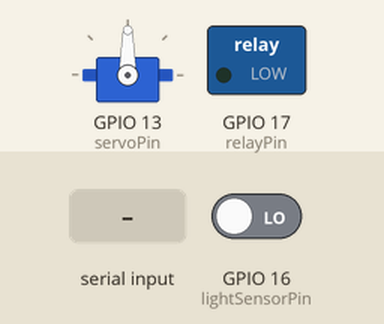
Bench run of a sketch on a simulated ESP32. Parts: servo, switched loads named in the sketch (green lamp = pin HIGH). The inputs (shaded band) are chosen by the test bench; at power-on: GPIO 16 (lightSensorPin) LOW. WiFi joins after 1.5 s; servers stay silent unless stated; uploads are accepted with an empty reply; no MQTT or app messages arrive unless stated; what the sketch prints to the serial monitor is not drawn.

Above: at 6.7 s.
6.8 s: "0\n" received over Serial
At 7.8 s:
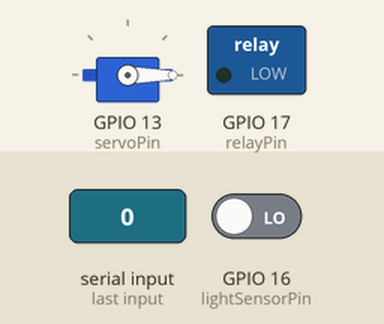
9.0 s: "2\n" received over Serial
At 10.8 s:
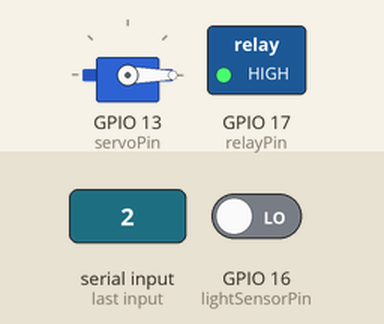
13.3 s: "1\n" received over Serial
At 15.1 s:
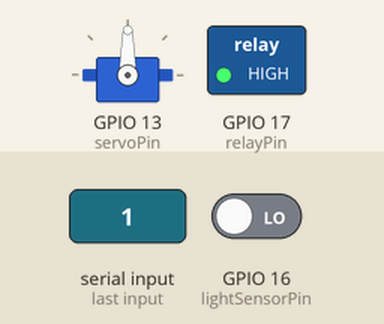
Timing chart, 0 to 16.3 s (numbered marks = the images above; inputs shaded):
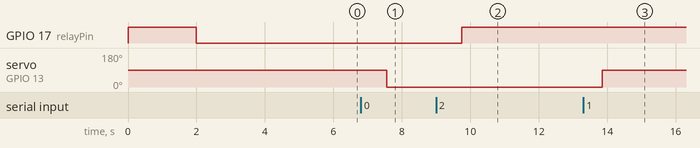

Measured:
- after the input at 6.8 s, servo on GPIO 13 (servoPin): 90° → 0° after 0.75 s
- after the input at 9.0 s, GPIO 17 (relayPin): LOW → HIGH after 0.76 s
- after the input at 13.3 s, servo on GPIO 13 (servoPin): 0° → 90° after 0.56 s

The sketch:

ESP32_side.ino
```cpp
#include <pgmspace.h>
#include "secret.h"
#include <WiFiClientSecure.h>
#include <PubSubClient.h>
#include <ArduinoJson.h>
#include <WiFi.h>
#include <ESP32Servo.h>
#include <HTTPClient.h>

#define AWS_IOT_PUBLISH_TOPIC   "esp32/pub"
#define AWS_IOT_SUBSCRIBE_TOPIC "esp32/sub"

Servo myservo;
int servoPin = 13;
int relayPin = 17;
int lightSensorPin = 16;

const char* lambdaEndpoint = "https://ygtr269b54.execute-api.eu-north-1.amazonaws.com/test/alert";

bool messageSent = false;

WiFiClientSecure net = WiFiClientSecure();
PubSubClient client(net);

void connectAWS() {
  WiFi.mode(WIFI_STA);
  WiFi.begin(WIFI_SSID, WIFI_PASSWORD);

  Serial.println("Connecting to Wi-Fi");

  while (WiFi.status() != WL_CONNECTED) {
    delay(500);
    Serial.print(".");
  }

  // Configure WiFiClientSecure to use the AWS IoT device credentials
  net.setCACert(AWS_CERT_CA);
  net.setCertificate(AWS_CERT_CRT);
  net.setPrivateKey(AWS_CERT_PRIVATE);

  // Connect to the MQTT broker on the AWS endpoint we defined earlier
  client.setServer(AWS_IOT_ENDPOINT, 8883);

  // Create a message handler
  client.setCallback(messageHandler);

  Serial.println("Connecting to AWS IOT");

  while (!client.connect(THINGNAME)) {
    Serial.print(".");
    delay(100);
  }

  if (!client.connected()) {
    Serial.println("AWS IoT Timeout!");
    return;
  }

  // Subscribe to a topic
  client.subscribe(AWS_IOT_SUBSCRIBE_TOPIC);

  Serial.println("AWS IoT Connected!");
}

void publishMessage(const char* message) {
  StaticJsonDocument<200> doc;
  doc["message"] = message;
  char jsonBuffer[512];
  serializeJson(doc, jsonBuffer); // print to client

  client.publish(AWS_IOT_PUBLISH_TOPIC, jsonBuffer);
}

void handleCommand(const char* command, bool fromSerial) {
  if (strcmp(command, "0") == 0) {
    Serial.println("Closing servo");
    myservo.write(0); // Close the servo
    publishMessage("Servo Closed");
    if (fromSerial) {

      sendLambda("Someone closed the door!");
    }
  } else if (strcmp(command, "1") == 0) {
    Serial.println("Opening servo");
    myservo.write(90); // Open the servo
    publishMessage("Servo Opened");
    if (fromSerial) {

      sendLambda("Someone opened the door!");
    }
  } else if (strcmp(command, "2") == 0) {
    Serial.println("Turning lamp on");
    digitalWrite(relayPin, HIGH); // Turn on the relay (and the lamp)
    delay(100); // Small delay to allow the light sensor to detect the light
    if (fromSerial && digitalRead(lightSensorPin) == HIGH) {

      sendLambda("Someone turned on the light!");
    }
    publishMessage("Lamp On");
  } else if (strcmp(command, "3") == 0) {
    Serial.println("Turning lamp off");
    digitalWrite(relayPin, LOW); // Turn off the relay (and the lamp)
    delay(100); // Small delay to allow the light sensor to detect the light
    if (fromSerial && digitalRead(lightSensorPin) == LOW) {

      sendLambda("Someone turned off the light!");
    }
    publishMessage("Lamp Off");
  } else {
    Serial.println("Invalid message received");
  }
}

void messageHandler(char* topic, byte* payload, unsigned int length) {
  Serial.print("Incoming: ");
  Serial.println(topic);

  StaticJsonDocument<200> doc;
  deserializeJson(doc, payload);
  const char* message = doc["message"];
  Serial.print("Message: ");
  Serial.println(message);

  handleCommand(message, false); // Handle command from MQTT
}

void setup() {
  Serial.begin(115200);
  myservo.attach(servoPin); // attaches the servo on the specified pin to the servo object
  pinMode(relayPin, OUTPUT); // Set relay pin as an output
  digitalWrite(relayPin, LOW); // Initialize the relay to be off

  // Initialize the light sensor pin
  pinMode(lightSensorPin, INPUT);

  // Test the relay
  digitalWrite(relayPin, HIGH); // Turn on the relay (and the lamp)
  delay(2000); // Wait 2 seconds
  digitalWrite(relayPin, LOW); // Turn off the relay (and the lamp)
  delay(2000); // Wait 2 seconds

  connectAWS();
}

void loop() {
  client.loop();

  // Check if data is available on the Serial port
  if (Serial.available() > 0) {
    String command = Serial.readStringUntil('\n'); // Read the command from the Serial input
    command.trim(); // Remove any leading/trailing whitespace
    handleCommand(command.c_str(), true); // Handle command from Serial
  }

  delay(1000);
}

void sendLambda(const char* message) {
  HTTPClient http;

  http.begin(lambdaEndpoint);

  // Set headers
  http.addHeader("Content-Type", "application/json");

  // Create JSON payload
  StaticJsonDocument<200> doc;
  doc["message"] = message;
  char jsonBuffer[512];
  serializeJson(doc, jsonBuffer);

  // Send POST request
  int httpResponseCode = http.POST(jsonBuffer);

  if (httpResponseCode > 0) {

    Serial.println("Message sent successfully");
    messageSent = true; // Set flag to true indicating message has been sent
  } else {
    Serial.print("Error code: ");
    Serial.println(httpResponseCode);
  }

  http.end();
}
```

secret.h
```cpp
#include <pgmspace.h>

#define SECRET
#define THINGNAME "ESP32"

const char WIFI_SSID[] = "DD";
const char WIFI_PASSWORD[] = "12345678";
const char AWS_IOT_ENDPOINT[] = "a2yr81199j4xbf-ats.iot.eu-north-1.amazonaws.com";

// Amazon Root CA 1
static const char AWS_CERT_CA[] PROGMEM = R"EOF(
-----BEGIN CERTIFICATE-----
MIIDQTCCAimgAwIBAgITBmyfz5m/jAo54vB4ikPmljZbyjANBgkqhkiG9w0BAQsF
ADA5MQswCQYDVQQGEwJVUzEPMA0GA1UEChMGQW1hem9uMRkwFwYDVQQDExBBbWF6
b24gUm9vdCBDQSAxMB4XDTE1MDUyNjAwMDAwMFoXDTM4MDExNzAwMDAwMFowOTEL
MAkGA1UEBhMCVVMxDzANBgNVBAoTBkFtYXpvbjEZMBcGA1UEAxMQQW1hem9uIFJv
b3QgQ0EgMTCCASIwDQYJKoZIhvcNAQEBBQADggEPADCCAQoCggEBALJ4gHHKeNXj
ca9HgFB0fW7Y14h29Jlo91ghYPl0hAEvrAIthtOgQ3pOsqTQNroBvo3bSMgHFzZM
9O6II8c+6zf1tRn4SWiw3te5djgdYZ6k/oI2peVKVuRF4fn9tBb6dNqcmzU5L/qw
IFAGbHrQgLKm+a/sRxmPUDgH3KKHOVj4utWp+UhnMJbulHheb4mjUcAwhmahRWa6
VOujw5H5SNz/0egwLX0tdHA114gk957EWW67c4cX8jJGKLhD+rcdqsq08p8kDi1L
93FcXmn/6pUCyziKrlA4b9v7LWIbxcceVOF34GfID5yHI9Y/QCB/IIDEgEw+OyQm
jgSubJrIqg0CAwEAAaNCMEAwDwYDVR0TAQH/BAUwAwEB/zAOBgNVHQ8BAf8EBAMC
AYYwHQYDVR0OBBYEFIQYzIU07LwMlJQuCFmcx7IQTgoIMA0GCSqGSIb3DQEBCwUA
A4IBAQCY8jdaQZChGsV2USggNiMOruYou6r4lK5IpDB/G/wkjUu0yKGX9rbxenDI
U5PMCCjjmCXPI6T53iHTfIUJrU6adTrCC2qJeHZERxhlbI1Bjjt/msv0tadQ1wUs
N+gDS63pYaACbvXy8MWy7Vu33PqUXHeeE6V/Uq2V8viTO96LXFvKWlJbYK8U90vv
o/ufQJVtMVT8QtPHRh8jrdkPSHCa2XV4cdFyQzR1bldZwgJcJmApzyMZFo6IQ6XU
5MsI+yMRQ+hDKXJioaldXgjUkK642M4UwtBV8ob2xJNDd2ZhwLnoQdeXeGADbkpy
rqXRfboQnoZsG4q5WTP468SQvvG5
-----END CERTIFICATE-----
)EOF";

// Device Certificate
static const char AWS_CERT_CRT[] PROGMEM = R"KEY(
-----BEGIN CERTIFICATE-----
MIIDWjCCAkKgAwIBAgIVAPJ6AJPvq5FjIIn+pxsDDdq9V6jDMA0GCSqGSIb3DQEB
CwUAME0xSzBJBgNVBAsMQkFtYXpvbiBXZWIgU2VydmljZXMgTz1BbWF6b24uY29t
IEluYy4gTD1TZWF0dGxlIFNUPVdhc2hpbmd0b24gQz1VUzAeFw0yNDA1MjMwOTQ5
MTlaFw00OTEyMzEyMzU5NTlaMB4xHDAaBgNVBAMME0FXUyBJb1QgQ2VydGlmaWNh
dGUwggEiMA0GCSqGSIb3DQEBAQUAA4IBDwAwggEKAoIBAQDARRE8WJ1xFeEnW3vz
y9H3xvy/9Pit5oRFyrY0oaV7T39h2/o1vMysRIl4PRqlPDm0+jPKWNkizPcCNL5G
cInrhiO9/Rigi50sqfO3HvkrKcGVSW18S1UgcDTzD+YCaH6yZSTOpR4A7knPRO6y
Kr9tYq1H7mkTf7GKR4PYS7lkfIIuW3LP9EB58fOaeC3SWIuKyKynycBJEoUfON/e
En7F2ln/c4TghHeYBCU8d0PcuiLs2xSW3BfBTnfGzh4DH1LwRqRoz7Tq5+RFzOLJ
mKL5R8l4FOeBkdRCsEOLuQNu31HZKwPQDtq3I3b396BbsJE8BGXZMZ7OSP6au0N3
dxHXAgMBAAGjYDBeMB8GA1UdIwQYMBaAFO+7GXqVKNm0fwArbPGTXPINh9SjMB0G
A1UdDgQWBBS5Zvcxv4lRXoHxH4+Gjb0kALNB4DAMBgNVHRMBAf8EAjAAMA4GA1Ud
DwEB/wQEAwIHgDANBgkqhkiG9w0BAQsFAAOCAQEAcuG2/JBTTjK3qx2G/AZITJ2r
l1YQPLlBALPCgjbJh/tphAiO0MV9PDU/6qMRUnmNtTdZScLSaTyCnrcc6iETu3TV
aa+oD4KraUzItuU/IJVVVEpQcD8Jd472q2Z4uoJllzR639ZMssTcD2Wv44u02jRk
88xhHsFrxaO46QHCTjYvYawZnbTYjF9POu4SG6ysp+qThrzacP9/Sc82NEav2RbQ
W/og4SCRo7OT3tOednWxCg8Hsqmzq5LiMyesCN3VL+A8X4LqxiffeOF1im/3EVLP
2/FSQRnhhVAmKSTxxCA9/XQL0PsO3O1s8pb+TFbX4/c53BOV6Pc3+hLNNnaIIw==
-----END CERTIFICATE-----
)KEY";

// Device Private Key
static const char AWS_CERT_PRIVATE[] PROGMEM = R"KEY(
-----BEGIN RSA PRIVATE KEY-----
MIIEowIBAAKCAQEAwEURPFidcRXhJ1t788vR98b8v/T4reaERcq2NKGle09/Ydv6
NbzMrESJeD0apTw5tPozyljZIsz3AjS+RnCJ64Yjvf0YoIudLKnztx75KynBlUlt
fEtVIHA08w/mAmh+smUkzqUeAO5Jz0Tusiq/bWKtR+5pE3+xikeD2Eu5ZHyCLlty
z/RAefHzmngt0liLisisp8nASRKFHzjf3hJ+xdpZ/3OE4IR3mAQlPHdD3Loi7NsU
ltwXwU53xs4eAx9S8EakaM+06ufkRcziyZii+UfJeBTngZHUQrBDi7kDbt9R2SsD
0A7atyN29/egW7CRPARl2TGezkj+mrtDd3cR1wIDAQABAoIBAGytnZRysmudZmsM
tv+TEdfwTiVinr4NMm8QqfUN+a+9u87gvIlrcnVdOCcSwuDrLeMyGdwiZHnbSTOi
BHtkWVEbvVBCo4z73ZfFaND1XPoc3CM6IfzDyBZR1lwdfHGYByVnLmrvwgncpzPV
Tua+av21bSTfid1PrFbxHYFBLEWzcAk9Pg5jOK769WHnivS0TrDnR5MF+OiKPiOR
+Yax1+yEwiqqUgu2b6rPBUa8CTkSM2PcVti7CuyaXZrsxWPBJb1kh8LTk6dIaI2R
MCwZ4ihjlsNl6oiLsnu1ZRII2bHUjjR1fNDiCOnb38xZwoXp3NoZzZynfZofNVb3
1LnHuMECgYEA53jU7eM8CqbZfasJRtsAbnFJD0kGkCy+K5nq+vB35jQZWA4uFomj
MpXfYZFtRijqROnRQ8y1RMwRCmDp4adPuXDA9PHo3tZJ5yc1WkfoAFNUtDj7JJS7
qClx+DllPJCmY6AByNj1hCq+giAxnzvIW7013mJ6OxSK6Xg+o3RCJQkCgYEA1KTK
8Ka4GylmG1gG9ZZn7fXTXn6YpWjLnCCZyzc4lYo6+gplKPgzNQWw4paaF99adw5K
dBF8E6wWku2S2mqjOPrECiMmCcfMIC8/nfnk8pNVeDb4DS8xCnYfvljkmW6yHcof
PhKOZJd5Qy5XBr0Grgu9MvhopbKh+TpjxrqdF98CgYEA35QA575jUk6TKSU5kq0a
n5Lg5Ni+dCgjj+3d4IDA7yRHjpwzvCU58zR8TbuwduIyVloafYiPVmJd20582i9H
fHECkBXRvtvxCkr+57Mozpeu611Wh6D6GZXetcqKlJOLhBMbZiraCs1Wsk3yYEHY
Z3Q9Qg6QzdwryRMSPcOf2DECgYAOnFARXvMxcpPAdzjrMO1tLUHbsUkdvGiZDqhi
jSXHKJtKyOIQgZVLJFv2BbEKyN73ZTT6aqUi2OUoLUi01zTl2l0T8TxQ2biN0ZFG
coAnprXtr6E1jrOI63rc4lC6th9o6pVg93dvM/UyB4IVRXGrDcVvNiBCmlaEwF1Q
r0vR8wKBgDWbFIEcdmwV3sGZmo216UXjmkhFbrn9xqGGzs1A/2zG0G3ME3451XUY
D5in9ROe8xgXHp5GMdi0Pzxq/+hUhIWrVEiN+WWB7OrT8tiS7SwKq4NgCYr0xJo8
BCuHhu5ScOl6I6f1qZFs8bo6CQlx8qCWwgfJ7WcIanbfMb9oqusZ
-----END RSA PRIVATE KEY-----
)KEY";
```
